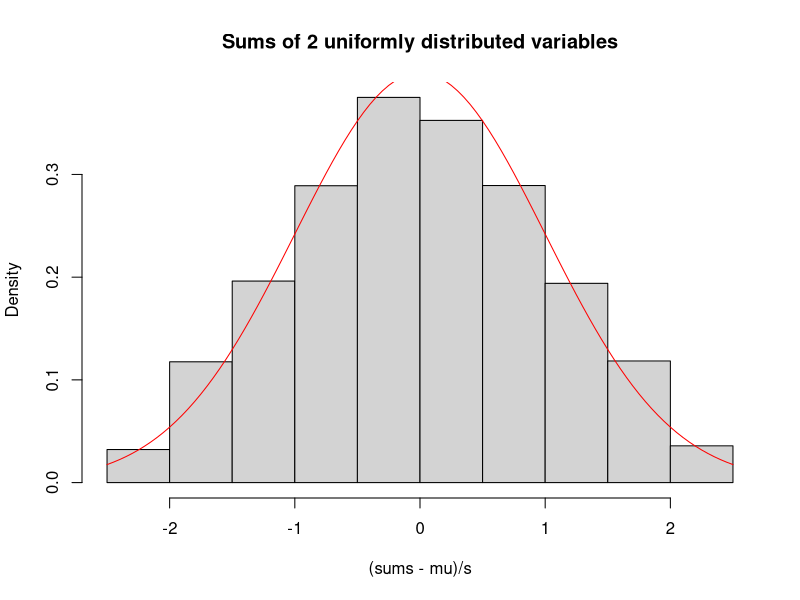
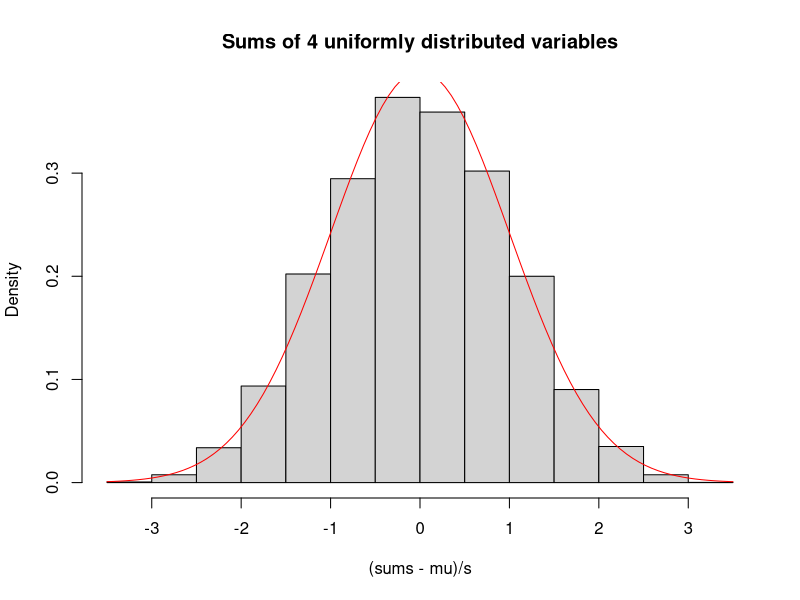
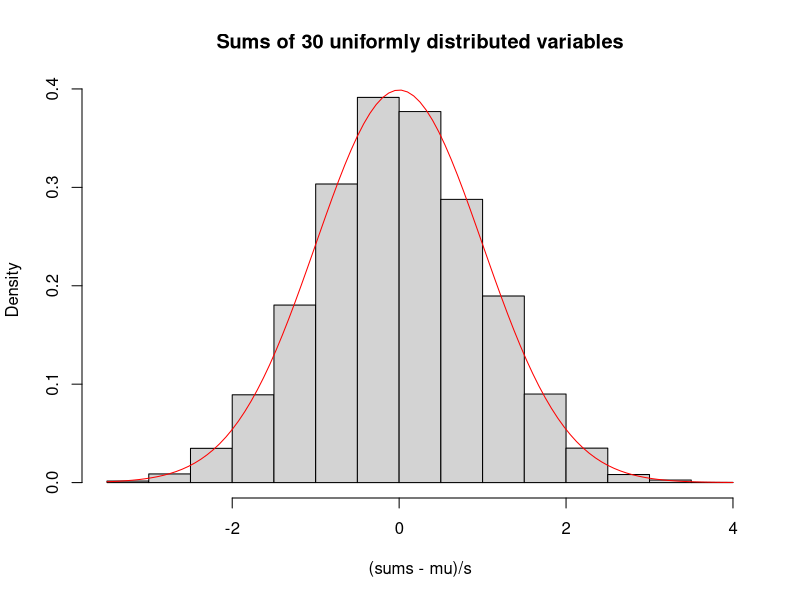
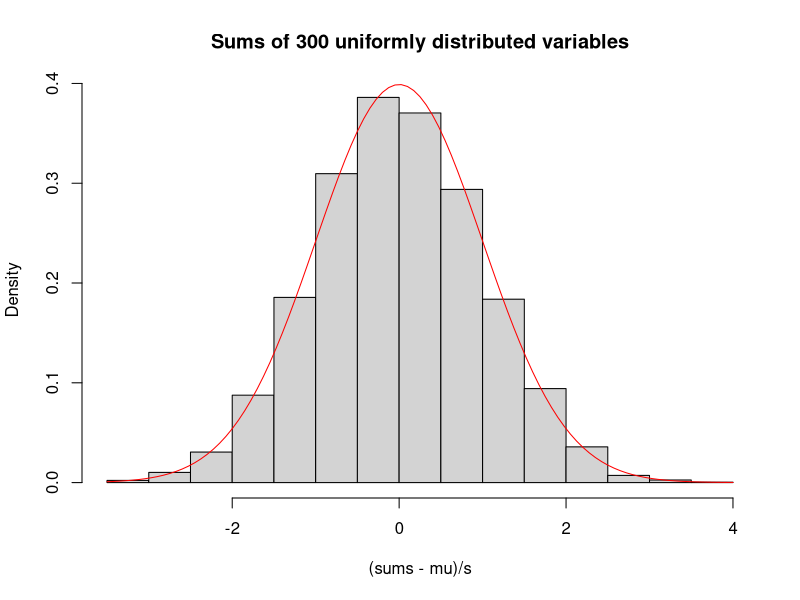
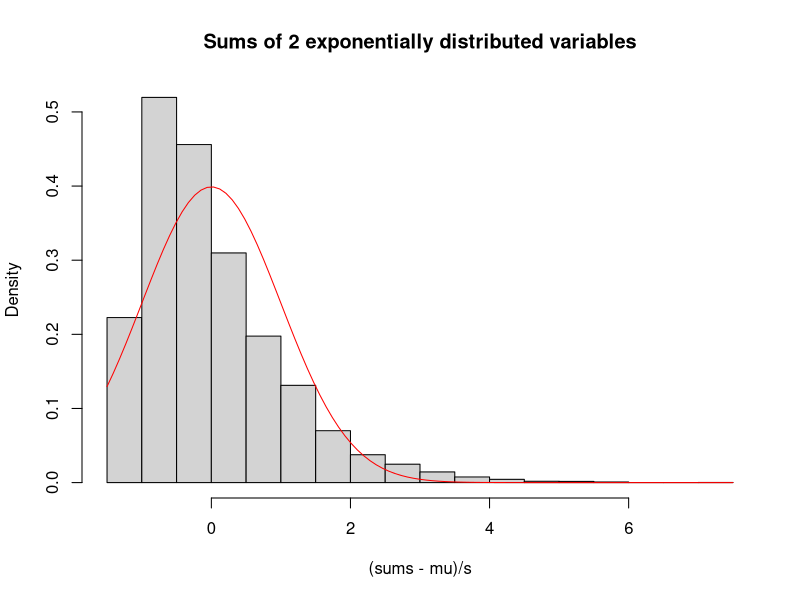
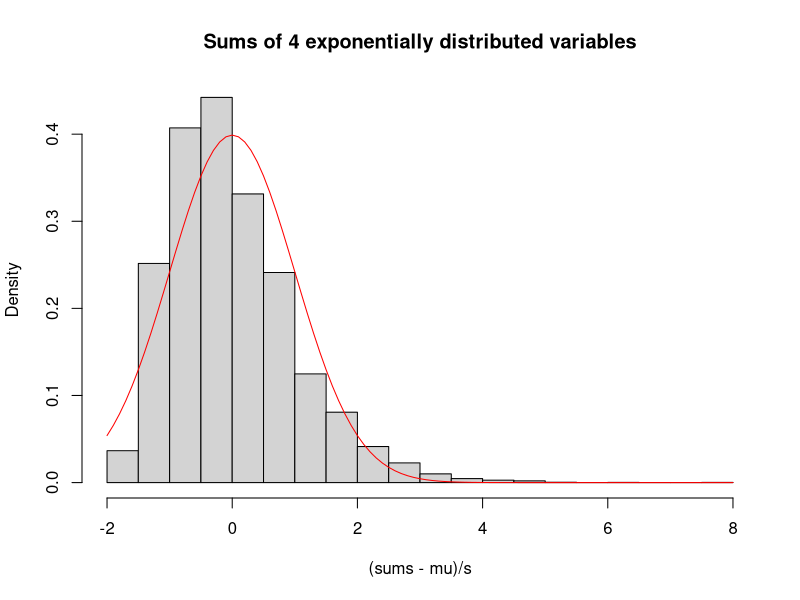
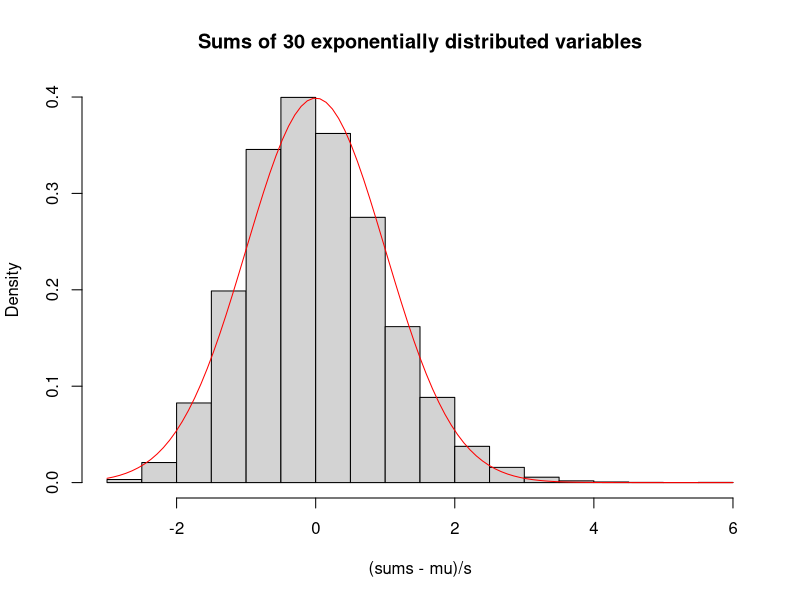
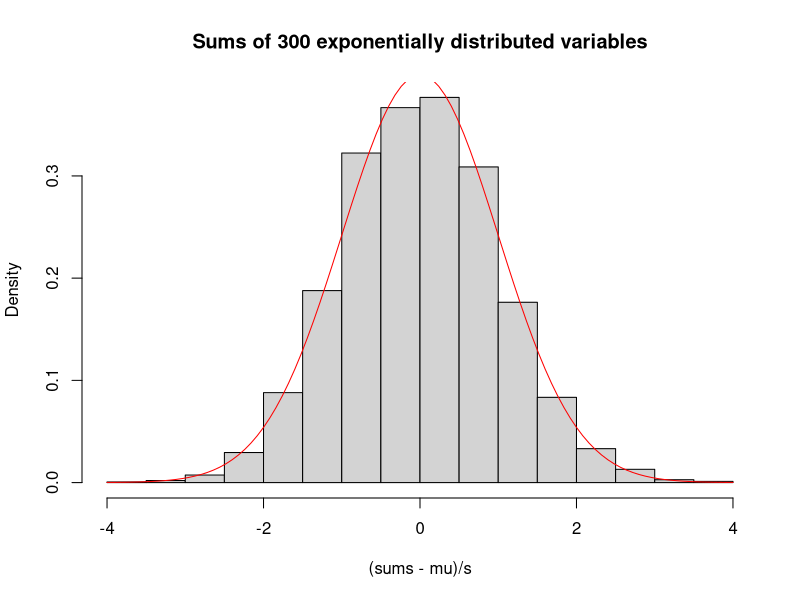

The R script that drew these images, in order:
## ---- chunk 1
for(i in c(2, 4, 30, 300)) {
	# Repeat the experiment 10000 times
	sums= replicate(10000,sum(runif(i)))
	
	# Sample mean and standard deviation
	mu=mean(sums)
	s = sd(sums)
	
	# Plot the histogram of sums
	hist((sums-mu)/s,freq=FALSE, main=paste("Sums of", i,"uniformly distributed variables"))
	
	# Add the normal curve for comparison
	x <- seq(0,i,length=100)
	curve(dnorm(x), col = "red", add = TRUE)
}
## ---- chunk 2
for(i in c(2, 4, 30, 300)) {
	sums= replicate(10000,sum(rexp(i)))
	mu = mean(sums)
	s = sd(sums)
	hist((sums-mu)/s,freq=FALSE, main=paste("Sums of", i,"exponentially distributed variables"))
	x <- seq(0,i,length=100)
	curve(dnorm(x), col = "red", add = TRUE)
}
